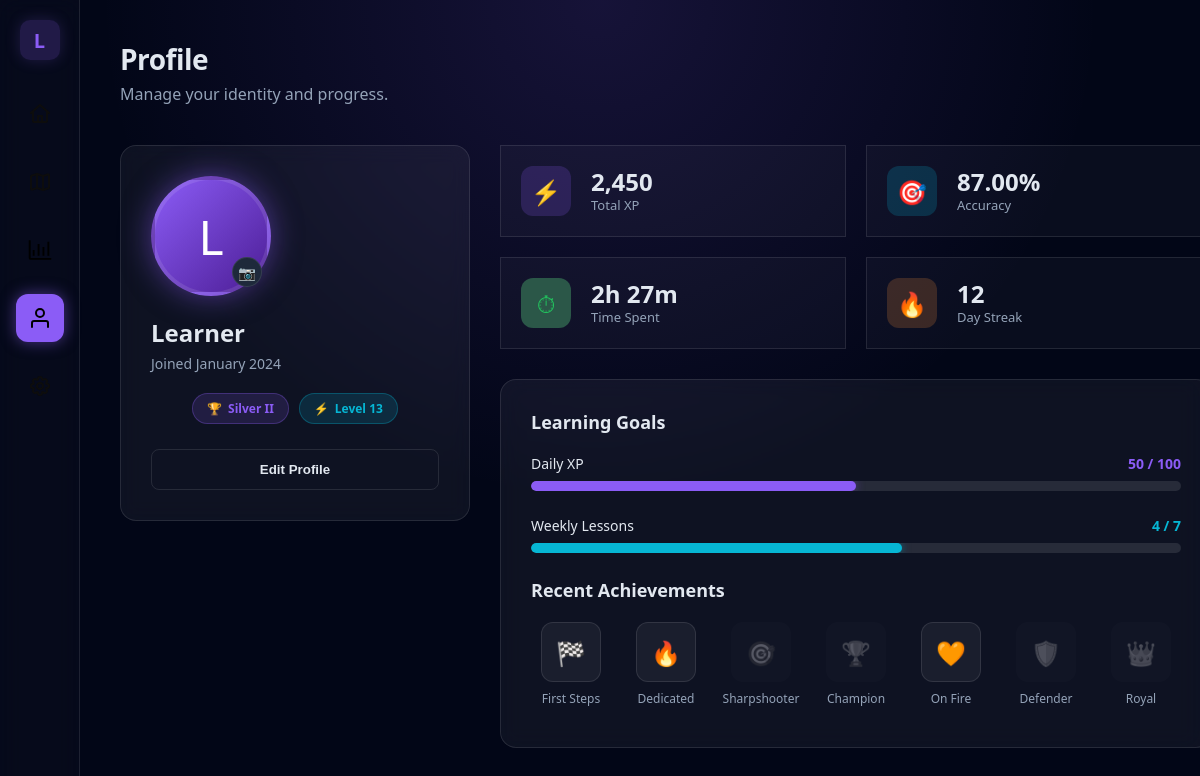
The app's page /profile.php (signed in) with its own data.
### tables this page shows
CREATE TABLE `users` (
    `id` INT(11) NOT NULL AUTO_INCREMENT,
    `username` VARCHAR(50) NOT NULL,
    `email` VARCHAR(100) NOT NULL,
    `password` VARCHAR(255) NOT NULL,
     
    `xp` INT(11) NOT NULL DEFAULT 0,
    `streak` INT(11) NOT NULL DEFAULT 0,
    `accuracy` DECIMAL(5, 2) default 87.00,
    `rank` VARCHAR(50) DEFAULT 'Silver II',
    `created_at` TIMESTAMP NOT NULL DEFAULT CURRENT_TIMESTAMP,
    `last_login` TIMESTAMP NOT NULL DEFAULT CURRENT_TIMESTAMP ON UPDATE CURRENT_TIMESTAMP,
    PRIMARY KEY (`id`),
    UNIQUE KEY `username` (`username`),
    UNIQUE KEY `email` (`email`)
);

CREATE TABLE `achievements` (
    `id` INT(11) NOT NULL AUTO_INCREMENT,
    `name` VARCHAR(100) NOT NULL,
    `description` VARCHAR(255) NOT NULL,
    `icon_emoji` VARCHAR(10) NOT NULL,
    PRIMARY KEY (`id`)
);

### profile.php (the view, shortened to what this page needs)
<?php
$user_id = $_SESSION['user_id'];
$dbHost = 'localhost';
$dbName = 'lingoflow_db';
$dbUser = 'root';
$dbPass = '';
try {
  $pdo = new PDO("mysql:host=$dbHost;dbname=$dbName;charset=utf8mb4", $dbUser, $dbPass);
  $pdo->setAttribute(PDO::ATTR_ERRMODE, PDO::ERRMODE_EXCEPTION);
  $stmt = $pdo->prepare("SELECT username, email, xp, streak, accuracy, rank, created_at FROM users WHERE id = ?");
  $stmt->execute([$user_id]);
  $user = $stmt->fetch(PDO::FETCH_ASSOC);
  $totalMinutes = ($user['xp'] > 0) ? round(($user['xp'] / 50) * 3) : 0;
  $hoursSpent = floor($totalMinutes / 60) . "h " . ($totalMinutes % 60) . "m";
  $level = floor($user['xp'] / 200) + 1;
  $joinDate = date("F Y", strtotime($user['created_at']));
  $dailyProgress = $user['xp'] % 100;
  $achStmt = $pdo->query("SELECT * FROM achievements");
  $allAchievements = $achStmt->fetchAll(PDO::FETCH_ASSOC);
  $userAchStmt = $pdo->prepare("SELECT achievement_id FROM user_achievements WHERE user_id = ?");
  $userAchStmt->execute([$user_id]);
  $unlockIds = $userAchStmt->fetchAll(PDO::FETCH_COLUMN);
} catch (PDOException $e) {
  die("Database Error: " . $e->getMessage());
}
?>
<!doctype html>
<html lang="en">
<head>
</head>
<body>
  <nav class="sidebar">
    <div class="logo-boxes">L</div>
    <button class="icon-button" onclick="window.location.href = 'index.php'" aria-label="Home">
    </button>
    <button class="icon-button" onclick="window.location.href = 'roadmap.php'" aria-label="Roadmap">
    </button>
    <button class="icon-button" onclick="window.location.href = 'stats.php'" aria-label="Stats">
      <svg fill="#000000" width="24" height="24" viewBox="0 0 16 16" xmlns="http://www.w3.org/2000/svg">
        <path d="M1.75 13.25V1.5H.5v12a1.24 1.24 0 0 0 1.22 1H15.5v-1.25z" />
        <path d="M3.15 8H4.4v3.9H3.15zm3.26-4h1.26v7.9H6.41zm3.27 2h1.25v5.9H9.68zm3.27-3.5h1.25v9.4h-1.25z" />
      </svg>
    </button>
    <button class="icon-button active" onclick="window.location.href = 'profile.php'" aria-label="Profile">
    </button>
    <button class="icon-button" onclick="window.location.href = 'settings.php'" aria-label="Settings">
    </button>
  </nav>
  <main class="main-content">
    <header>
      <h1>Profile</h1>
      <p class="sub-header">Manage your identity and progress.</p>
    </header>
    <div class="profile-layout">
      <div class="glass-panel identity card">
        <div class="avatar-large">
          <?php echo strtoupper(substr($user['username'], 0, 1)); ?>
          <div class="edit-badge" title="Upload Avatar">📷</div>
        </div>
        <h2 class="user-name"><?php echo htmlspecialchars($user['username']); ?></h2>
        <p class="join-date">Joined <?php echo $joinDate; ?></p>
        <div class="badges-row">
          <div class="badge-pill badge-rank">
            <span>🏆</span><?php echo htmlspecialchars($user['rank']); ?>
          </div>
          <div class="badge-pill badge-level">
            <span>⚡</span> Level <?php echo $level; ?>
          </div>
        </div>
        <button class="button-outline">Edit Profile</button>
      </div>
      <div class="stats-section">
        <div class="stats-grid">
          <div class="stat-box">
            <div class="stat-icon" style="
                  background: rgba(139, 92, 246, 0.2);
                  color: var(--violet);
                ">
              ⚡
            </div>
            <div>
              <div class="stat-value"><?php echo number_format($user['xp']); ?></div>
              <div class="stat-label">Total XP</div>
            </div>
          </div>
          <div class="stat-box">
            <div class="stat-icon" style="background: rgba(6, 182, 212, 0.2); color: var(--green)">
              🎯
            </div>
            <div>
              <div class="stat-value"><?php echo $user['accuracy']; ?>%</div>
              <div class="stat-label">Accuracy</div>
            </div>
          </div>
          <div class="stat-box">
            <div class="stat-icon" style="background: #2b5748; color: var(--green)">
              ⏱
            </div>
            <div>
              <div class="stat-value"><?php echo $hoursSpent; ?></div>
              <div class="stat-label">Time Spent</div>
            </div>
          </div>
          <div class="stat-box">
            <div class="stat-icon" style="
                  background: rgba(251, 146, 60, 0.2);
                  color: var(--orange);
                ">
              🔥
            </div>
            <div>
              <div class="stat-value"><?php echo $user['streak']; ?></div>
              <div class="stat-label">Day Streak</div>
            </div>
          </div>
        </div>
        <div class="glass-panel">
          <h3>Learning Goals</h3>
          <div class="goal-item">
            <div class="goal-info">
              <span>Daily XP</span>
              <span style="color: var(--violet); font-weight: bold"><?php echo $dailyProgress; ?>
                / 100</span>
            </div>
            <div class="progress-track">
              <div class="progress-fill" style=" width: <?php echo $dailyProgress; ?>%;
                    background: var(--violet);
                    box-shadow: 0 0 10px var(--violet-glow);
                  "></div>
            </div>
          </div>
          <div class="goal-item">
            <div class="goal-info">
              <span>Weekly Lessons</span>
              <span style="color: var(--cyan); font-weight: bold">4 / 7</span>
            </div>
            <div class="progress-track">
              <div class="progress-fill" style="
                    width: 57%;
                    background: var(--cyan);
                    box-shadow: 0 0 10px rgba(6, 182, 212, 0.5);
                  "></div>
            </div>
          </div>
          <h3>Recent Achievements</h3>
          <div class="achievements-row">
            <?php foreach ($allAchievements as $ach):
              $isUnlocked = in_array($ach['id'], $unlockIds);
              $class = $isUnlocked ? '' : 'locked';
              $colors = ['var(--green)', 'var(--orange)', 'var(--violet)', 'var(--cyan)'];
              $color = $isUnlocked ? $colors[$ach['id'] % 4] : '';
              ?>
              <div class="achievement-item <?php echo $class; ?>">
                <div class="ach-icon" style="<?php echo $isUnlocked ? "color: $color;" : ""; ?>">
                  <?php echo $ach['icon_emoji']; ?>
                </div>
                <div class="ach-name"><?php echo htmlspecialchars($ach['name']); ?></div>
              </div>
            <?php endforeach; ?>
          </div>
        </div>
      </div>
    </div>
  </main>
</body>
</html>

### records on screen
users: username "L", username "Learner", created_at "January 2024", rank "Silver II", xp "13", xp "2,450", accuracy "87.00", xp "2h 27m", streak "12", xp "50"
achievements: icon_emoji "🏁", name "First Steps"
achievements: icon_emoji "🔥", name "Dedicated"
achievements: icon_emoji "🎯", name "Sharpshooter"
achievements: icon_emoji "🏆", name "Champion"
achievements: icon_emoji "🧡", name "On Fire"
achievements: icon_emoji "🛡️", name "Defender"
achievements: icon_emoji "👑", name "Royal"
